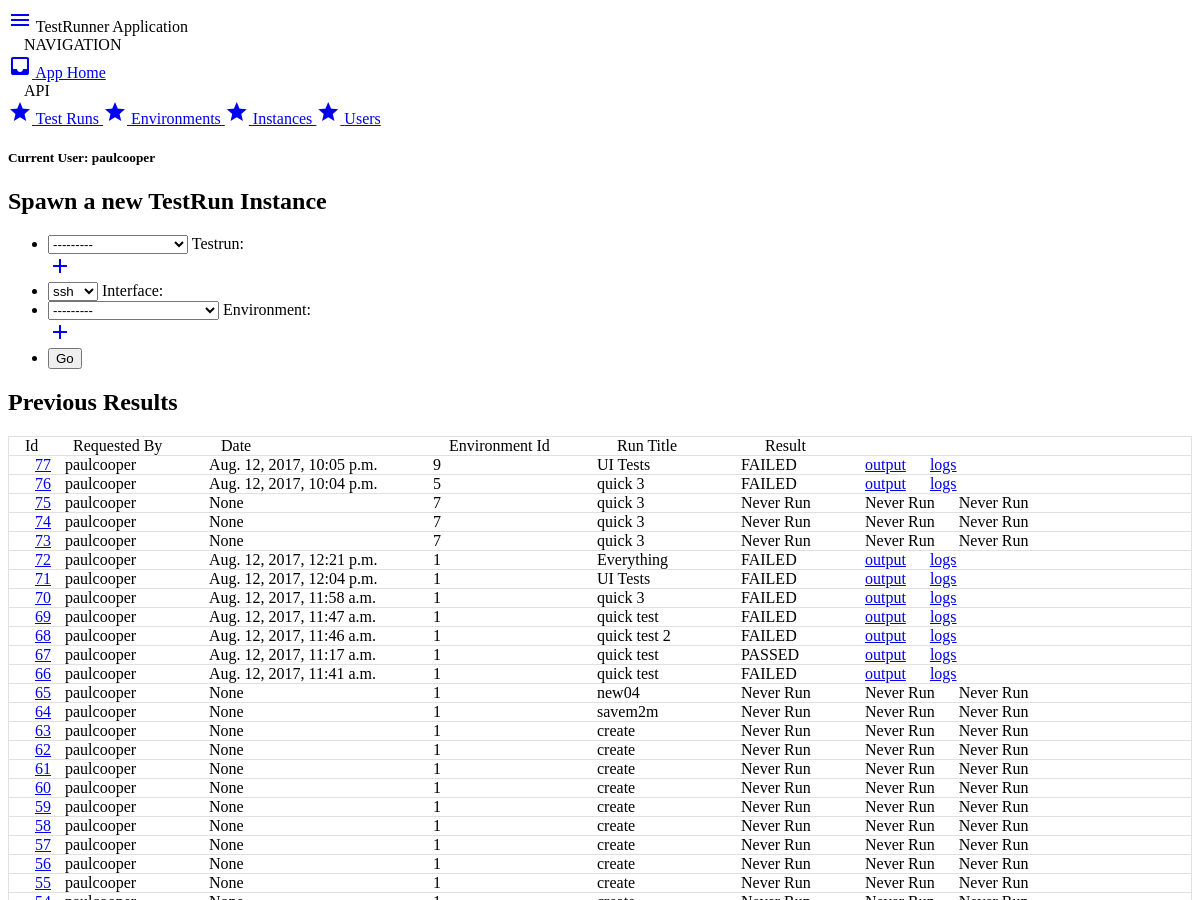
Before: / (signed in, upper part) with the older database file.
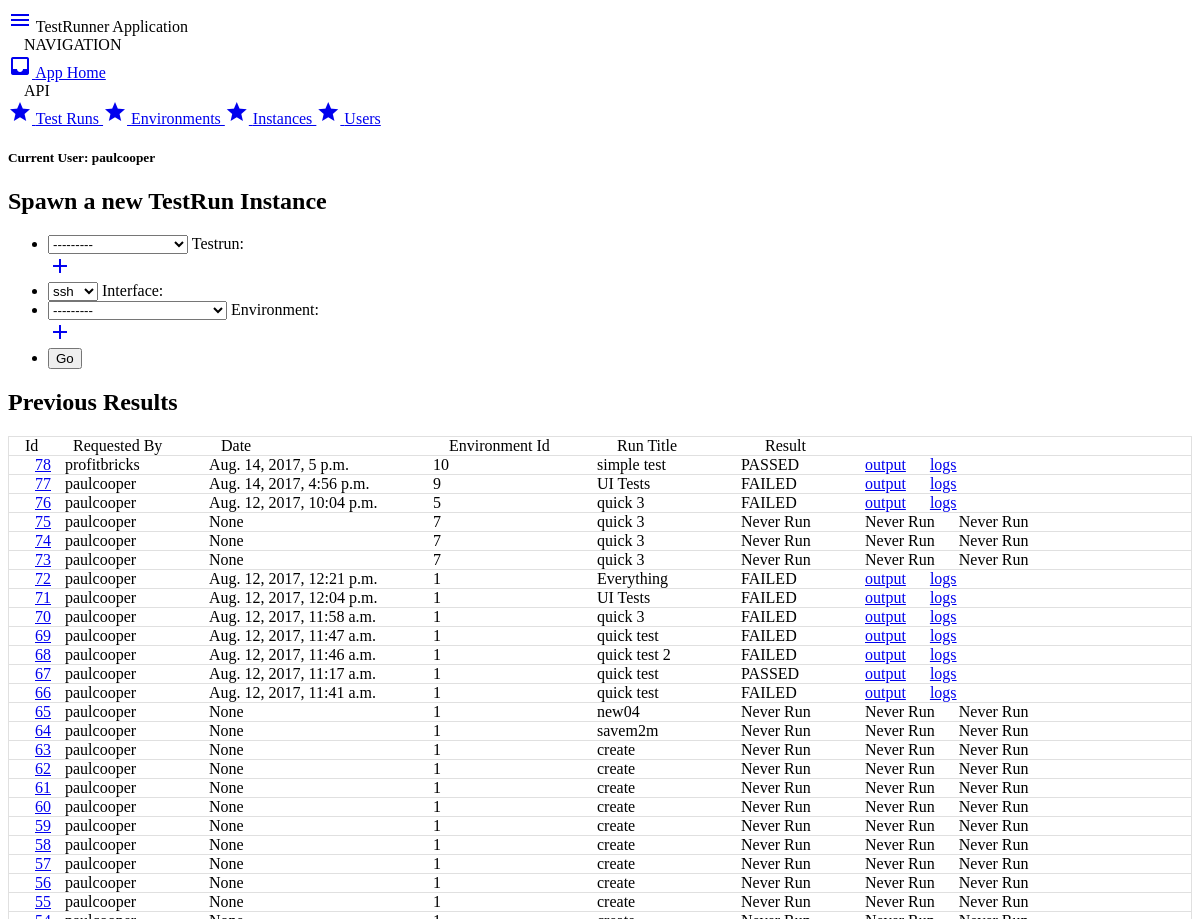
After: the same page with the newer database file.
### testrunner/models.py (models this page shows, shortened)
class TestRunInstance(models.Model):
    requested_by = models.ForeignKey('auth.User', blank=True, null=True)
    testrun = models.ForeignKey(TestRun)
    status = models.CharField(  choices=STATUS_CHOICES,
                                default="stopped",
                                max_length=20 )
    interface = models.CharField( choices=INTERFACE_CHOICES,
                                  default='ssh',
                                  max_length=20 )
    environment = models.ForeignKey(TestEnvironment)
    result = models.CharField(  choices=RESULT_CHOICES,
                                max_length=20,
                                null=True )
    output = models.CharField(max_length=65000, null=True)
    executed_on = models.DateTimeField(null=True)
    created_on = models.DateTimeField(default=datetime.now)
    class Meta:
        app_label = "testrunner"
        ordering = ('-created_on', 'executed_on')

class TestEnvironment(models.Model):
    host = models.CharField(max_length=100, default='localhost')
    state = models.CharField(   choices=STATE_CHOICES,
                                max_length=20,
                                default='idle')
    class Meta:
        app_label = "testrunner"
    def __str__(self):
        return "id: {}, host: {}".format(self.id, self.host)

class TestRun(models.Model):
    class Meta:
        app_label = "testrunner"
    name = models.CharField(max_length=100)
    description = models.CharField(max_length=200, null=True)
    modules = models.ManyToManyField(TestModule, blank=False)
    """
    The below attributes should only be set by the system after a child
    TestRunInstance completes
    """
    last_run = models.DateTimeField(null=True)
    last_result = models.CharField( choices=RESULT_CHOICES,
                                    max_length=20,
                                    null=True )
    created_by = models.ForeignKey( 'auth.User',
                                    related_name='testruns',
                                    on_delete=models.CASCADE,
                                    null=False )
    created_on = models.DateTimeField(default=datetime.now)
    def __str__(self):
        return self.name

### testrunner/views.py (the view)
# urls.py: url(r'^$', views.create_instance),
@login_required
def create_instance(request):
    context = {}
    template = 'testrunner/create_instance.html'
    testruns = TestRunInstance.objects.all()
    testenv_form = TestEnvironmentForm(request.POST)
    tmodules = get_test_modules('testrunner/tests')
    fs_hierarchy = create_hierarchy(tmodules)
    if request.method == 'POST':
        instance_form = TestRunInstanceForm(request.POST)
        testrun_form = TestRunForm(request.POST)
        if instance_form.is_valid():
            form = instance_form.save(commit=False)
            form.requested_by = request.user
            form.save()
            testrun_instance = TestRunInstance.objects.latest('id')
            modules = testrun_instance.testrun.modules.all()
            context.update({
                'testrun_current':testrun_instance,
                'modules':modules,
            })
    else:
        instance_form = TestRunInstanceForm(
            initial={'testrun': request.GET.get('tr', 0)},
            label_suffix=':')
        testrun_form = TestRunForm()
        context.update({
            'form': instance_form,
            'trform': testrun_form,
            'teform': testenv_form,
        })
    context.update({
        'testruns': testruns,
        'files': fs_hierarchy,
    })
    return render(request, template, context)

### testrunner/forms.py
class TestRunInstanceForm(ModelForm):
    class Meta:
        model = TestRunInstance
        fields = ['testrun', 'interface', 'environment']

class TestRunForm(ModelForm):
    modules = forms.ModelMultipleChoiceField(queryset=TestModule.objects.all())
    class Meta:
        model = TestRun
        fields = ['name', 'description', 'modules']

### testrunner/helpers.py (called while the page is built)
def get_test_modules(root_dir):
    modules = list()
    dir = {}
    if os.path.isdir(root_dir):
        cwd = os.getcwd()
        os.chdir(root_dir)
        for root, dir, files in os.walk('.'):
            modules += ["{}{}{}".format(root,os.sep,f) \
                for f in files if f.startswith("test_") \
                               and not f.endswith(".pyc")]
        os.chdir(cwd)
    return modules

### testrunner/templates/testrunner/create_instance.html (shortened to what this page needs)
{% extends "base.html" %}
{% load widget_tweaks %}
{% block pagetitle %}
TestRunner Application
{% endblock %}
{% block content %}
{% if form %}
<h2 id="mdc-dialog-with-list-label" class="mdc-dialog__header__title">
  Spawn a new TestRun Instance
</h2>
<form action="#" method="POST" id="instance-form">
  <ul class="mdc-list tr-form-list">
    <li class='mdc-list-item'>
      <div class="mdc-form-field mdc-form-field--align-end">
        {{ form.testrun|attr:"class:mdc-select" }}
        <label for="{{field.name}}">
          {{ form.testrun.label }}{{ form.label_suffix}}
        </label>
      </div>
      <span class="mdc-list-item__end-detail">
        <a  href="#"
            role="button"
            class="material-icons"
            aria-label="Add"
            id="tr-form-show">
          <i class="material-icons">add</i>
        </a>
      </span>
    </li>
    <li class='mdc-list-item'>
      <div class="mdc-form-field mdc-form-field--align-end">
        {{ form.interface|attr:"class:mdc-select" }}
        <label for="{{field.name}}">
          {{ form.interface.label }}{{ form.label_suffix}}
        </label>
      </div>
    </li>
    <li class='mdc-list-item'>
      <div class="mdc-form-field mdc-form-field--align-end">
        {{ form.environment|attr:"class:mdc-select" }}
        <label for="{{field.name}}">
          {{ form.environment.label }}{{ form.label_suffix}}
        </label>
      </div>
      <span class="mdc-list-item__end-detail">
        <a  href="#"
            role="button"
            class="material-icons"
            aria-label="Add"
            id="te-form-show">
          <i class="material-icons">add</i>
        </a>
      </span>
    </li>
    <li class='mdc-list-item'>
      <div class="mdc-form-field">
        <button type="submit" class="mdc-button mdc-button--raised mdc-button--primary">
          Go
        </button>
      </div>
    </li>
  </ul>
</form>
{% endif %}
{% endblock %}
{% block display %}
{% include "testrunner/previous.html" with testruns=testruns %}
{% endblock %}

### testrunner/templates/testrunner/previous.html (shortened to what this page needs)
<header>
  <h2 class="mdc-dialog__header__title">
    Previous Results
  </h2>
</header>
<section>
    <ul class="mdc-list bordered-list">
      <li class="mdc-list-item">
          <span class="mdc-grid-tile__title prev-list-col-1" style="min-width:44px;">Id</span>
          <span class="mdc-grid-tile__title prev-list-col-2" style="min-width:144px;">Requested By</span>
          <span class="mdc-grid-tile__title prev-list-col-3" style="min-width:224px;">Date </span>
          <span class="mdc-grid-tile__title prev-list-col-4" style="min-width:164px;">Environment Id</span>
          <span class="mdc-grid-tile__title prev-list-col-5" style="min-width:144px;">Run Title</span>
          <span class="mdc-grid-tile__title prev-list-col-6">Result</span>
      </li>
      {% for run in testruns %}
      <li class="mdc-list-item" id="list-previous-instances">
        <span class="prev-list-col-1"><a href="{% url 'display-instance' run.id %}">{{ run.id }}</a>
        <span class="prev-list-col-2">{{ run.requested_by.username }}</span>
        <span class="prev-list-col-3">{{ run.executed_on }}</span>
        <span class="prev-list-col-4">{{ run.environment.id }}</span>
        <span class="prev-list-col-5">{{ run.testrun.name }}</span>
        <span class="prev-list-col-6">{% if run.result %} {{run.result}} {% else %} Never Run {% endif %}</span>
        <span class="prev-list-col-7">
          {% if run.output %} <a href="#" id="show-output-{{ run.id }}" onclick="load_output({{run.id}});">output</a> {% else %} Never Run {% endif %}
        </span>
        <span class="prev-list-col-8">
          {% if run.result %} <a href="#" id="show-logs-{{ run.id }}" onclick="load_logs({{run.id}});">logs</a> {% else %} Never Run {% endif %}
        </span>
      </li>
      {% endfor %}
    </ul>
</section>

Changed rows visible on the page:
added TestRunInstance: id "78", requested_by.username "profitbricks", executed_on "Aug. 14, 2017, 5 p.m.", environment.id "10", testrun.name "simple test", result "PASSED"
changed TestRunInstance id 77: executed_on "Aug. 12, 2017, 10:05 p.m." → "Aug. 14, 2017, 4:56 p.m."
